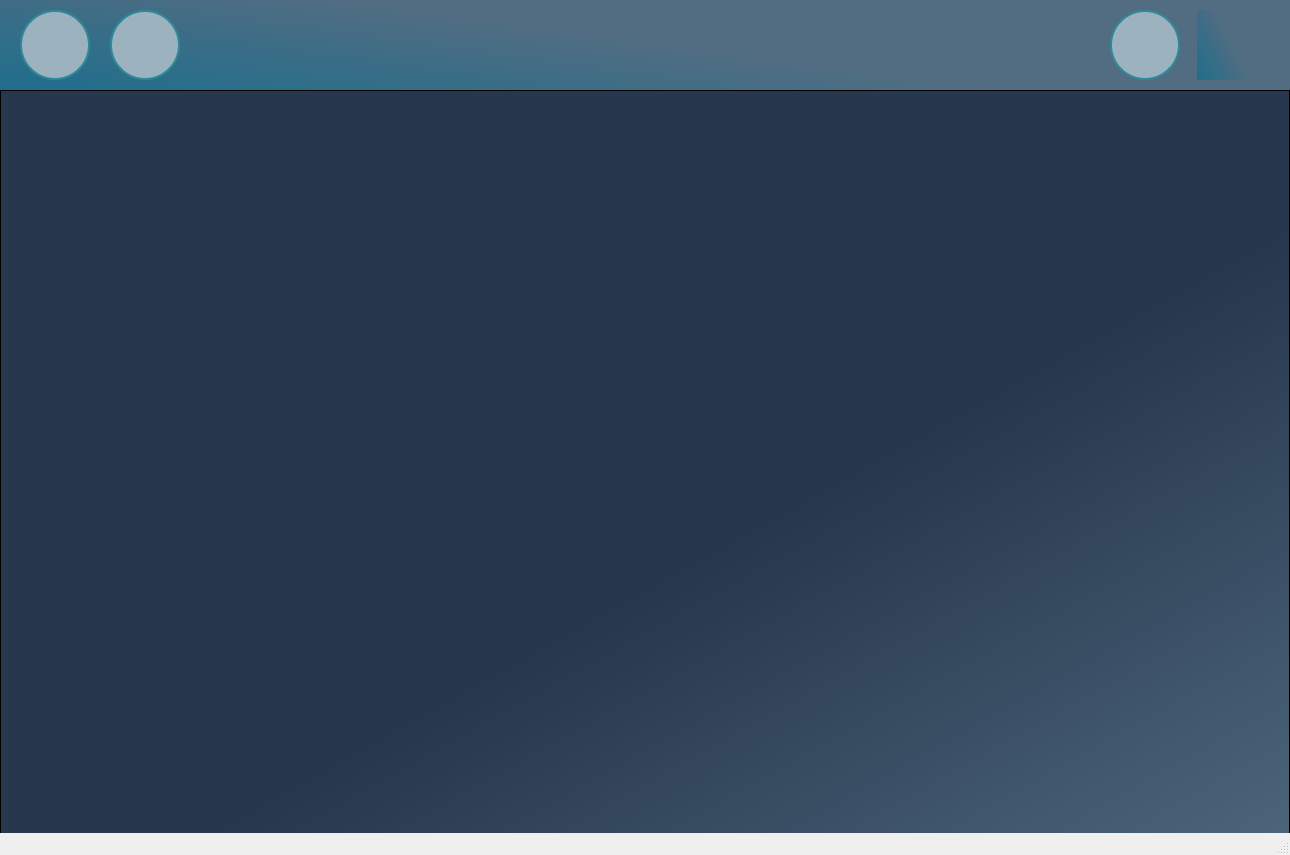
<?xml version="1.0" encoding="UTF-8"?>
<ui version="4.0">
 <class>MainWindow</class>
 <widget class="QMainWindow" name="MainWindow">
  <property name="geometry">
   <rect>
    <x>0</x>
    <y>0</y>
    <width>1290</width>
    <height>855</height>
   </rect>
  </property>
  <property name="font">
   <font>
    <pointsize>8</pointsize>
   </font>
  </property>
  <property name="windowTitle">
   <string>MainWindow</string>
  </property>
  <widget class="QWidget" name="centralwidget">
   <widget class="QWidget" name="widget" native="true">
    <property name="geometry">
     <rect>
      <x>0</x>
      <y>0</y>
      <width>1290</width>
      <height>90</height>
     </rect>
    </property>
    <property name="styleSheet">
     <string notr="true"> background-color: qlineargradient(spread:pad, x1:0.776, y1:0.614091, x2:0, y2:0.999682, stop:0.19403 rgba(82, 109, 130, 255), stop:1 rgba(31, 110, 140, 255))</string>
    </property>
    <widget class="QPushButton" name="profileInfoBtn">
     <property name="geometry">
      <rect>
       <x>110</x>
       <y>10</y>
       <width>70</width>
       <height>70</height>
      </rect>
     </property>
     <property name="styleSheet">
      <string notr="true">QPushButton{
	background-color: rgb(157, 178, 191);
	border-radius: 35px;
	border : 2px solid black;
	border-color: rgb(46, 138, 153);
}

QPushButton:hover{
	background-color: rgb(132, 167, 161);
	border : 3px solid black;
	border-color: rgb(100, 204, 197)
}
</string>
     </property>
     <property name="text">
      <string/>
     </property>
     <property name="icon">
      <iconset>
       <normaloff>profile.png</normaloff>profile.png</iconset>
     </property>
     <property name="iconSize">
      <size>
       <width>50</width>
       <height>50</height>
      </size>
     </property>
    </widget>
    <widget class="QPushButton" name="goHomeBtn">
     <property name="geometry">
      <rect>
       <x>1110</x>
       <y>10</y>
       <width>70</width>
       <height>70</height>
      </rect>
     </property>
     <property name="styleSheet">
      <string notr="true">QPushButton{
	background-color: rgb(157, 178, 191);
	border-radius: 35px;
	border : 2px solid black;
	border-color: rgb(46, 138, 153);
}

QPushButton:hover{
	background-color: rgb(132, 167, 161);
	border : 3px solid black;
	border-color: rgb(100, 204, 197)
}
</string>
     </property>
     <property name="text">
      <string/>
     </property>
     <property name="icon">
      <iconset>
       <normaloff>home.png</normaloff>home.png</iconset>
     </property>
     <property name="iconSize">
      <size>
       <width>50</width>
       <height>50</height>
      </size>
     </property>
    </widget>
    <widget class="QLabel" name="label_2">
     <property name="geometry">
      <rect>
       <x>1197</x>
       <y>10</y>
       <width>70</width>
       <height>70</height>
      </rect>
     </property>
     <property name="text">
      <string/>
     </property>
     <property name="pixmap">
      <pixmap>logo app.png</pixmap>
     </property>
     <property name="scaledContents">
      <bool>true</bool>
     </property>
    </widget>
    <widget class="QPushButton" name="goBackBtn">
     <property name="geometry">
      <rect>
       <x>20</x>
       <y>10</y>
       <width>70</width>
       <height>70</height>
      </rect>
     </property>
     <property name="styleSheet">
      <string notr="true">QPushButton{
	background-color: rgb(157, 178, 191);
	border-radius: 35px;
	border : 2px solid black;
	border-color: rgb(46, 138, 153);
}

QPushButton:hover{
	background-color: rgb(132, 167, 161);
	border : 3px solid black;
	border-color: rgb(100, 204, 197)
}
</string>
     </property>
     <property name="text">
      <string/>
     </property>
     <property name="icon">
      <iconset>
       <normaloff>back.png</normaloff>back.png</iconset>
     </property>
     <property name="iconSize">
      <size>
       <width>50</width>
       <height>50</height>
      </size>
     </property>
    </widget>
   </widget>
   <widget class="QWidget" name="widget_2" native="true">
    <property name="geometry">
     <rect>
      <x>0</x>
      <y>90</y>
      <width>1290</width>
      <height>855</height>
     </rect>
    </property>
    <property name="styleSheet">
     <string notr="true">background-color: qlineargradient(spread:pad, x1:0.358, y1:0.244, x2:1, y2:1, stop:0.353234 rgba(39, 55, 77, 255), stop:1 rgba(82, 109, 130, 255))
</string>
    </property>
    <widget class="QScrollArea" name="scrollArea">
     <property name="geometry">
      <rect>
       <x>0</x>
       <y>0</y>
       <width>1290</width>
       <height>855</height>
      </rect>
     </property>
     <property name="widgetResizable">
      <bool>true</bool>
     </property>
     <widget class="QWidget" name="scrollAreaWidgetContents">
      <property name="geometry">
       <rect>
        <x>0</x>
        <y>0</y>
        <width>1288</width>
        <height>853</height>
       </rect>
      </property>
     </widget>
    </widget>
   </widget>
  </widget>
  <widget class="QMenuBar" name="menubar">
   <property name="geometry">
    <rect>
     <x>0</x>
     <y>0</y>
     <width>1290</width>
     <height>23</height>
    </rect>
   </property>
  </widget>
  <widget class="QStatusBar" name="statusbar"/>
 </widget>
 <resources/>
 <connections/>
</ui>
